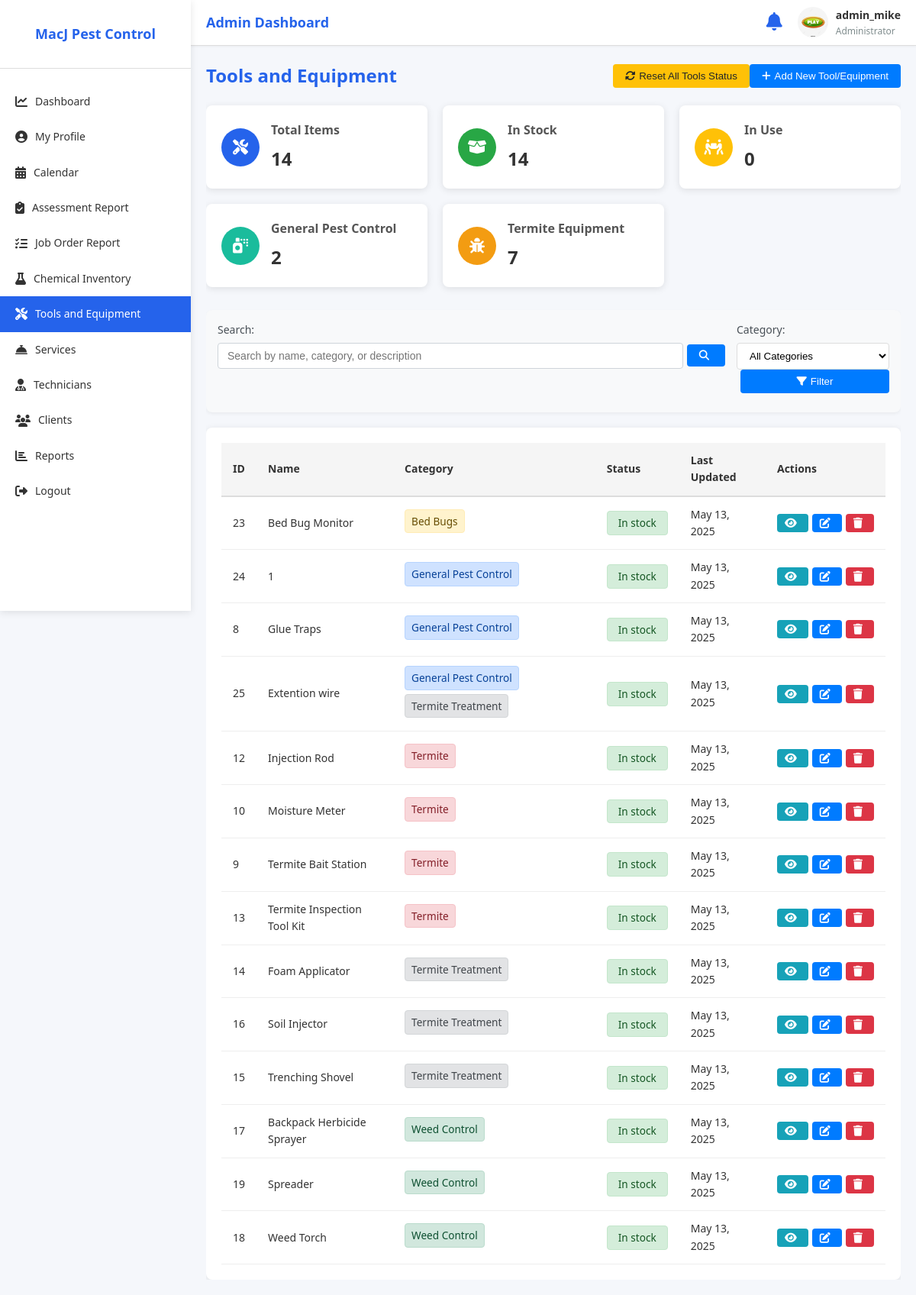
/Admin Side/tools_equipment.php (signed in), run on the app's committed database.
### tables this page shows
CREATE TABLE `office_staff` (
  `staff_id` int(11) NOT NULL,
  `username` varchar(50) NOT NULL,
  `password` varchar(255) NOT NULL,
  `full_name` varchar(100) DEFAULT NULL,
  `email` varchar(100) DEFAULT NULL,
  `contact_number` varchar(20) DEFAULT NULL,
  `profile_picture` varchar(255) DEFAULT NULL
);

CREATE TABLE `tools_equipment` (
  `id` int(11) NOT NULL,
  `name` varchar(255) NOT NULL,
  `category` varchar(50) NOT NULL,
  `quantity` int(11) NOT NULL DEFAULT 0,
  `description` text DEFAULT NULL,
  `created_at` timestamp NOT NULL DEFAULT current_timestamp(),
  `updated_at` timestamp NOT NULL DEFAULT current_timestamp() ON UPDATE current_timestamp(),
  `status` enum('in stock','in use') NOT NULL DEFAULT 'in stock'
);

### Admin Side/tools_equipment.php (the view, shortened to what the rows shown need)
<?php
require_once '../db_connect.php';
try {
    $result = $conn->query("SHOW COLUMNS FROM tools_equipment LIKE 'status'");
    $statusColumnExists = $result->num_rows > 0;
} catch (Exception $e) {
    die("Database error: " . $e->getMessage());
}
try {
    $resetPerformed = isset($_SESSION['tools_reset_performed']) && $_SESSION['tools_reset_performed'] === true;
    if ($resetPerformed) {
        $baseQuery = "SELECT t.*,
                     COALESCE(t.status, 'in stock') AS current_status,
                     NULL AS technician_name,
                     NULL AS job_order_id
                     FROM tools_equipment t";
    } else {
        $baseQuery = "SELECT t.*,
                     CASE
                         WHEN joc.id IS NOT NULL THEN 'in use'
                         ELSE COALESCE(t.status, 'in stock')
                     END AS current_status,
                     CASE
                         WHEN joc.id IS NOT NULL THEN CONCAT(tech.tech_fname, ' ', tech.tech_lname)
                         ELSE NULL
                     END AS technician_name,
                     CASE
                         WHEN joc.id IS NOT NULL THEN jo.job_order_id
                         ELSE NULL
                     END AS job_order_id
                     FROM tools_equipment t
                     LEFT JOIN job_order_checklists joc ON FIND_IN_SET(t.id, joc.checked_items) > 0
                        AND joc.id = (
                            SELECT MAX(id) FROM job_order_checklists
                            WHERE FIND_IN_SET(t.id, checked_items) > 0
                        )
                     LEFT JOIN job_order jo ON joc.job_order_id = jo.job_order_id
                     LEFT JOIN technicians tech ON joc.technician_id = tech.technician_id";
    }
    $baseQuery .= " ORDER BY t.category, t.name";
    $result = $conn->query($baseQuery);
    $tools = [];
    if ($result) {
        while ($row = $result->fetch_assoc()) {
            $row['status'] = $row['current_status'];
            $tools[] = $row;
        }
    }
} catch (Exception $e) {
    die("Database connection failed: " . $e->getMessage());
}
?>
<!DOCTYPE html>
<html lang="en">
<head>
    <link rel="stylesheet" href="css/tools-equipment-page.css">
    <link rel="stylesheet" href="https://cdnjs.cloudflare.com/ajax/libs/font-awesome/6.4.0/css/all.min.css">
    <link rel="stylesheet" href="../css/notifications.css">
</head>
<body>
    <header class="header">
        <div class="header-title">
            <h1>Admin Dashboard</h1>
        </div>
        <div class="user-menu">
            <div class="user-info">
                <?php
                $staff_id = $_SESSION['user_id'];
                $profile_picture = '';
                $result = $conn->query("SHOW COLUMNS FROM office_staff LIKE 'profile_picture'");
                if ($result->num_rows > 0) {
                    $stmt = $conn->prepare("SELECT profile_picture FROM office_staff WHERE staff_id = ?");
                    $stmt->bind_param("i", $staff_id);
                    $stmt->execute();
                    $result = $stmt->get_result();
                    if ($row = $result->fetch_assoc()) {
                        $profile_picture = $row['profile_picture'];
                    }
                }
                $profile_picture_url = !empty($profile_picture)
                    ? "../uploads/admin/" . $profile_picture
                    : "../assets/default-profile.jpg";
                ?>
                <img src="<?php echo $profile_picture_url; ?>" alt="Profile" class="user-avatar" style="width: 40px; height: 40px; border-radius: 50%; margin-right: 10px;">
                <div>
                    <div class="user-name"><?= $_SESSION['username'] ?? 'Admin' ?></div>
                    <div class="user-role">Administrator</div>
                </div>
            </div>
        </div>
    </header>
    <div class="container">
        <aside class="sidebar">
            <div class="sidebar-header">
                <h2>MacJ Pest Control</h2>
            </div>
        </aside>
        <main class="main-content">
            <div class="tools-content">
                <div class="tools-header">
                    <h1>Tools and Equipment</h1>
                </div>
                <div class="tools-table-container">
                    <table class="tools-table">
                        <thead>
                            <tr>
                                <th>ID</th>
                                <th>Name</th>
                                <th>Category</th>
                                <th>Status</th>
                                <th>Last Updated</th>
                                <th>Actions</th>
                            </tr>
                        </thead>
                        <tbody>
                            <?php if (count($tools) === 0): ?>
                            <tr>
                                <td colspan="6" class="text-center" style="padding: 30px;">
                                    <div style="color: #6c757d;">
                                        <i class="fas fa-search fa-3x mb-3"></i>
                                        <h4>No tools or equipment found</h4>
                                        <p>Try adjusting your search criteria or clear the filters</p>
                                        <a href="tools_equipment.php" class="btn btn-outline-primary mt-3">
                                            <i class="fas fa-sync-alt"></i> Clear all filters
                                        </a>
                                    </div>
                                </td>
                            </tr>
                            <?php else: ?>
                            <?php foreach ($tools as $tool): ?>
                            <tr>
                                <td><?= $tool['id'] ?></td>
                                <td><?= htmlspecialchars($tool['name']) ?></td>
                                <td>
                                    <?php
                                    $categories = explode(', ', $tool['category']);
                                    foreach ($categories as $category) {
                                        $categoryClass = strtolower(str_replace(' ', '-', $category));
                                        $badgeClass = 'category-general';
                                        if ($categoryClass === 'termite') {
                                            $badgeClass = 'category-termite';
                                        } elseif ($categoryClass === 'termite-treatment' || $categoryClass === 'termite-control') {
                                            $badgeClass = 'category-termite-treatment';
                                        } elseif ($categoryClass === 'weed-control') {
                                            $badgeClass = 'category-weed';
                                        } elseif ($categoryClass === 'bed-bugs') {
                                            $badgeClass = 'category-bed-bugs';
                                        }
                                        echo '<span class="category-badge ' . $badgeClass . '" style="margin-right: 5px; margin-bottom: 5px; display: inline-block;">' .
                                            htmlspecialchars($category) .
                                        '</span>';
                                    }
                                    ?>
                                </td>
                                <td>
                                    <?php if ($statusColumnExists): ?>
                                    <span class="status-badge <?= $tool['status'] === 'in stock' ? 'status-in-stock' : 'status-in-use' ?>">
                                        <?= ucfirst($tool['status'] ?? 'in stock') ?>
                                    </span>
                                    <?php else: ?>
                                    <a href="update_tools_table.php" class="btn btn-sm btn-warning">Add Status Column</a>
                                    <?php endif; ?>
                                </td>
                                <td><?= date('M d, Y', strtotime($tool['updated_at'])) ?></td>
                                <td>
                                    <div class="action-buttons">
                                        <button class="btn-sm btn-info view-btn" data-id="<?= $tool['id'] ?>">
                                            <i class="fas fa-eye"></i>
                                        </button>
                                        <button class="btn-sm btn-primary edit-btn" data-id="<?= $tool['id'] ?>">
                                            <i class="fas fa-edit"></i>
                                        </button>
                                        <button class="btn-sm btn-danger delete-btn" data-id="<?= $tool['id'] ?>">
                                            <i class="fas fa-trash"></i>
                                        </button>
                                    </div>
                                </td>
                            </tr>
                            <?php endforeach; ?>
                            <?php endif; ?>
                        </tbody>
                    </table>
                </div>
            </div>
        </main>
    </div>
</body>
</html>

### data on the page
office_staff: profile_picture (picture)
tools_equipment: id "23", name "Bed Bug Monitor", category "Bed Bugs", status "In stock", updated_at "May 13, 2025"
tools_equipment: id "24", name "1", category "General Pest Control", status "In stock", updated_at "May 13, 2025"
tools_equipment: id "8", name "Glue Traps", category "General Pest Control", status "In stock", updated_at "May 13, 2025"
tools_equipment: id "25", name "Extention wire", category "General Pest Control", category "Termite Treatment", status "In stock", updated_at "May 13, 2025"
tools_equipment: id "12", name "Injection Rod", category "Termite", status "In stock", updated_at "May 13, 2025"
tools_equipment: id "10", name "Moisture Meter", category "Termite", status "In stock", updated_at "May 13, 2025"
tools_equipment: id "9", name "Termite Bait Station", category "Termite", status "In stock", updated_at "May 13, 2025"
tools_equipment: id "13", name "Termite Inspection Tool Kit", category "Termite", status "In stock", updated_at "May 13, 2025"
tools_equipment: id "14", name "Foam Applicator", category "Termite Treatment", status "In stock", updated_at "May 13, 2025"
tools_equipment: id "16", name "Soil Injector", category "Termite Treatment", status "In stock", updated_at "May 13, 2025"
tools_equipment: id "15", name "Trenching Shovel", category "Termite Treatment", status "In stock", updated_at "May 13, 2025"
tools_equipment: id "17", name "Backpack Herbicide Sprayer", category "Weed Control", status "In stock", updated_at "May 13, 2025"
tools_equipment: id "19", name "Spreader", category "Weed Control", status "In stock", updated_at "May 13, 2025"
tools_equipment: id "18", name "Weed Torch", category "Weed Control", status "In stock", updated_at "May 13, 2025"

### other printed values
$_SESSION['username'] "admin_mike"
$total_tools "14"
$status_counts['in stock'] "14"
$status_counts['in use'] "0"
$category_counts['General Pest Control'] "2"
